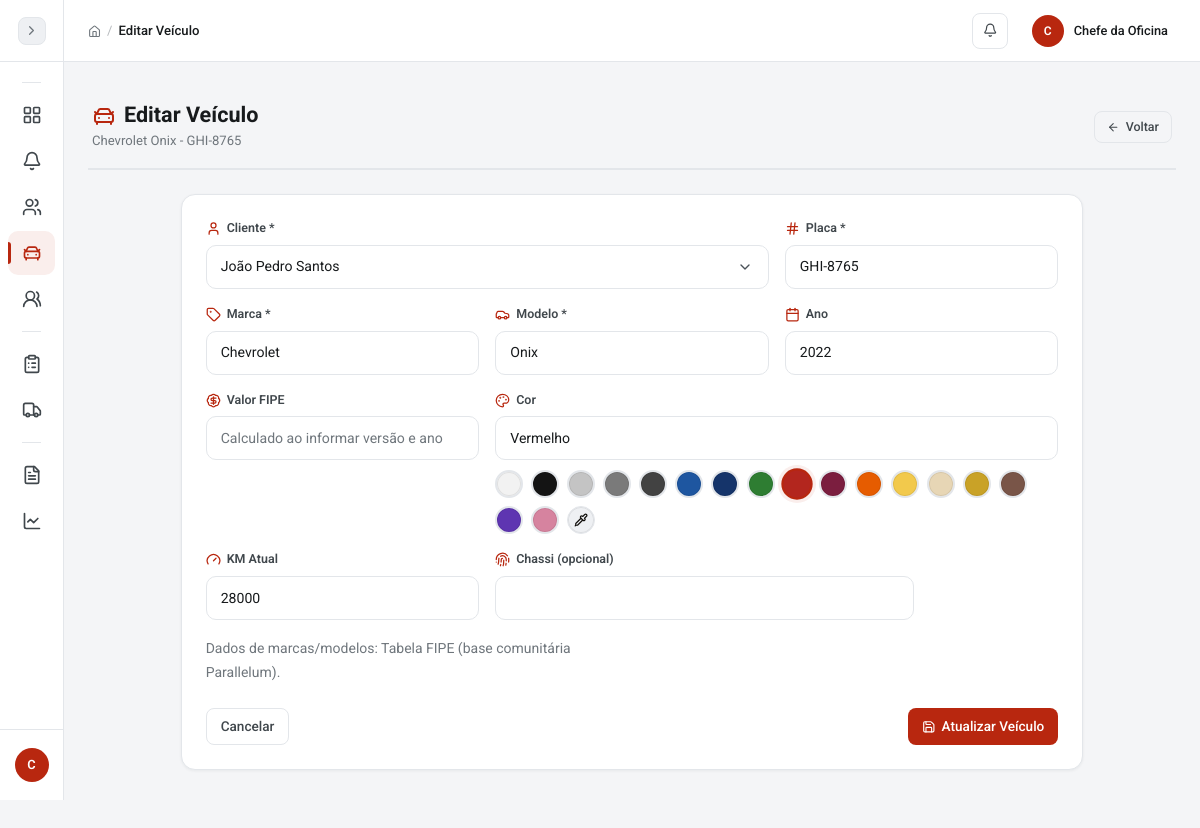
Screenshot of /pages/veiculos/editar.php?id=4 (signed in) with the database file from the repository.
### tables this page shows
CREATE TABLE veiculos (
  id INT AUTO_INCREMENT PRIMARY KEY,
  cliente_id INT NOT NULL,
  placa VARCHAR(10) UNIQUE,
  marca VARCHAR(50),
  modelo VARCHAR(60),
  ano YEAR,
  cor VARCHAR(30),
  km_atual INT DEFAULT 0,
  chassi VARCHAR(30),
  marca_id INT NULL,
  modelo_base_id INT NULL,
  modelo_id INT NULL,
  fipe_versao VARCHAR(150) NULL,
  valor_fipe DECIMAL(10,2) NULL,
  fipe_mes_referencia VARCHAR(20) NULL,
  FOREIGN KEY (cliente_id) REFERENCES clientes(id) ON DELETE CASCADE,
  FOREIGN KEY (marca_id) REFERENCES fipe_marcas(id) ON DELETE SET NULL,
  FOREIGN KEY (modelo_base_id) REFERENCES fipe_modelos_base(id) ON DELETE SET NULL,
  FOREIGN KEY (modelo_id) REFERENCES fipe_modelos(id) ON DELETE SET NULL
);

### config/conexao.php (called while the page is built, shortened)
<?php
function esc($dado) {
    return htmlspecialchars((string) $dado, ENT_QUOTES, 'UTF-8');
}
function cores_veiculo(): array {
    return [
        'Branco' => '#f2f2f2',
        'Preto' => '#141414',
        'Prata' => '#c4c4c4',
        'Cinza' => '#7a7a7a',
        'Grafite' => '#424242',
        'Azul' => '#1e56a0',
        'Azul Escuro' => '#15346a',
        'Verde' => '#2e7d32',
        'Vermelho' => '#b3261e',
        'Vinho' => '#7b1e3f',
        'Laranja' => '#e65c00',
        'Amarelo' => '#f2c94c',
        'Bege' => '#e7d6b5',
        'Dourado' => '#c9a227',
        'Marrom' => '#795548',
        'Roxo' => '#5e35b1',
        'Rosa' => '#d6839f',
    ];
}
?>

### pages/veiculos/editar.php (the view, shortened to what this page needs)
<?php
require_once __DIR__ . '/../../config/conexao.php';
require_once __DIR__ . '/../../includes/fipe.php';
$id = isset($_GET['id']) ? (int) $_GET['id'] : 0;
$stmt = $conn->prepare("SELECT v.*, c.nome as cliente_nome FROM veiculos v LEFT JOIN clientes c ON c.id = v.cliente_id WHERE v.id = :id");
$stmt->bindParam(':id', $id);
$stmt->execute();
$veiculo = $stmt->fetch();
$fipe_marcas = $conn->query("SELECT id, nome_exibicao FROM fipe_marcas ORDER BY nome_exibicao")->fetchAll();
$catalogo_ok = count($fipe_marcas) > 0;
$valor_fipe_formatado = $veiculo['valor_fipe'] !== null
    ? formatar_moeda($veiculo['valor_fipe']) . ($veiculo['fipe_mes_referencia'] ? ' — ' . $veiculo['fipe_mes_referencia'] : '')
    : '';
$head_extra = '<link href="https://cdn.jsdelivr.net/npm/tom-select@2.3.1/dist/css/tom-select.bootstrap5.min.css" rel="stylesheet">';
require_once __DIR__ . '/../../includes/header.php';
?>
<div class="page-header">
    <div>
        <h1><i data-lucide="car-front" class="text-primary me-2"></i>Editar Veículo</h1>
        <span class="page-subtitle"><?php echo esc($veiculo['marca']) . ' ' . esc($veiculo['modelo']) . ' - ' . esc($veiculo['placa']); ?></span>
    </div>
    <a href="listar.php" class="btn btn-outline-secondary btn-icon">
        <i data-lucide="arrow-left"></i> Voltar
    </a>
</div>
<div class="row justify-content-center">
    <div class="col-lg-10">
        <div class="card">
            <div class="card-body p-4">
                <form method="POST" action="processar.php?acao=editar" onsubmit="return validarFormularioVeiculo()">
                    <div class="row g-3">
                        <div class="col-md-8">
                            <label for="cliente_id" class="form-label-with-icon"><i data-lucide="user"></i> Cliente *</label>
                            <select class="form-select" id="cliente_id" name="cliente_id" required>
                                <?php
                                $stmt_clientes = $conn->query("SELECT id, nome FROM clientes ORDER BY nome");
                                foreach ($stmt_clientes->fetchAll() as $c):
                                    $selected = ($c['id'] == $veiculo['cliente_id']) ? 'selected' : '';
                                ?>
                                    <option value="<?php echo $c['id']; ?>" <?php echo $selected; ?>><?php echo esc($c['nome']); ?></option>
                                <?php endforeach; ?>
                            </select>
                        </div>
                        <div class="col-md-4">
                            <label for="placa" class="form-label-with-icon"><i data-lucide="hash"></i> Placa *</label>
                            <input type="text" class="form-control text-uppercase" id="placa" name="placa" value="<?php echo esc($veiculo['placa']); ?>" oninput="formatarPlaca(this)" required>
                        </div>
                        <?php if ($catalogo_ok): ?>
                        <div class="col-md-4">
                            <label for="marca_id" class="form-label-with-icon"><i data-lucide="tag"></i> Marca *</label>
                            <select class="form-select" id="marca_id" name="marca_id" data-placeholder="Selecione a marca">
                                <option value="">Selecione a marca</option>
                                <?php foreach ($fipe_marcas as $m): ?>
                                    <option value="<?php echo (int) $m['id']; ?>" <?php echo (int) ($veiculo['marca_id'] ?? 0) === (int) $m['id'] ? 'selected' : ''; ?>><?php echo esc($m['nome_exibicao']); ?></option>
                                <?php endforeach; ?>
                            </select>
                        </div>
                        <div class="col-md-4">
                            <label for="modelo_base_id" class="form-label-with-icon"><i data-lucide="car"></i> Modelo *</label>
                            <select class="form-select" id="modelo_base_id" name="modelo_base_id" data-placeholder="Selecione o modelo">
                                <option value="">Selecione a marca primeiro</option>
                            </select>
                        </div>
                        <div class="col-md-4">
                            <label for="modelo_id" class="form-label-with-icon"><i data-lucide="git-branch"></i> Versão (opcional)</label>
                            <select class="form-select" id="modelo_id" name="modelo_id" data-placeholder="Selecione a versão">
                                <option value="">Selecione o modelo primeiro</option>
                            </select>
                        </div>
                        <?php else: ?>
                        <div class="col-md-4">
                            <label for="marca_nome_input" class="form-label-with-icon"><i data-lucide="tag"></i> Marca *</label>
                            <input type="text" class="form-control" id="marca_nome_input" name="marca_nome" value="<?php echo esc($veiculo['marca']); ?>" required>
                        </div>
                        <div class="col-md-4">
                            <label for="modelo_nome_input" class="form-label-with-icon"><i data-lucide="car"></i> Modelo *</label>
                            <input type="text" class="form-control" id="modelo_nome_input" name="modelo_nome" value="<?php echo esc($veiculo['modelo']); ?>" required>
                        </div>
                        <?php endif; ?>
                        <div class="col-md-4">
                            <label for="ano" class="form-label-with-icon"><i data-lucide="calendar"></i> Ano</label>
                            <input type="number" class="form-control" id="ano" name="ano" min="1950" max="2030" value="<?php echo $veiculo['ano']; ?>">
                        </div>
                        <div class="col-md-4">
                            <label for="valorFipe" class="form-label-with-icon"><i data-lucide="badge-dollar-sign"></i> Valor FIPE</label>
                            <input type="text" class="form-control" id="valorFipe" value="<?php echo esc($valor_fipe_formatado); ?>" readonly placeholder="Calculado ao informar versão e ano">
                        </div>
                        <div class="col-md-8">
                            <label for="cor" class="form-label-with-icon"><i data-lucide="palette"></i> Cor</label>
                            <input type="text" class="form-control" id="cor" name="cor" value="<?php echo esc($veiculo['cor']); ?>" placeholder="Escolha uma cor abaixo ou digite (ex: Preto, #b3261e)" autocomplete="off" maxlength="30">
                            <div class="color-palette" id="corPalette">
                                <?php foreach (cores_veiculo() as $nome => $hex): ?>
                                    <button type="button" class="color-swatch" data-cor="<?php echo esc($nome); ?>" data-hex="<?php echo esc($hex); ?>" title="<?php echo esc($nome); ?>" style="background-color:<?php echo esc($hex); ?>;"></button>
                                <?php endforeach; ?>
                                <label class="color-swatch color-picker-swatch" title="Cor personalizada (seletor de cor)">
                                    <i data-lucide="pipette" class="color-picker-icon"></i>
                                </label>
                            </div>
                        </div>
                        <div class="col-md-4">
                            <label for="km_atual" class="form-label-with-icon"><i data-lucide="gauge"></i> KM Atual</label>
                            <input type="number" class="form-control" id="km_atual" name="km_atual" min="0" value="<?php echo $veiculo['km_atual']; ?>">
                        </div>
                        <div class="col-md-6">
                            <label for="chassi" class="form-label-with-icon"><i data-lucide="fingerprint"></i> Chassi (opcional)</label>
                            <input type="text" class="form-control" id="chassi" name="chassi" value="<?php echo esc($veiculo['chassi']); ?>">
                        </div>
                        <div class="col-md-6">
                            <small class="text-muted">Dados de marcas/modelos: Tabela FIPE (base comunitária Parallelum).</small>
                        </div>
                    </div>
                    <div class="d-flex justify-content-between mt-4">
                        <a href="listar.php" class="btn btn-outline-secondary">Cancelar</a>
                        <button type="submit" class="btn btn-primary btn-icon">
                            <i data-lucide="save"></i> Atualizar Veículo
                        </button>
                    </div>
                </form>
            </div>
        </div>
    </div>
</div>
<?php require_once __DIR__ . '/../../includes/footer.php'; ?>

### includes/header.php (style rules this page uses)
html.js body { opacity:0;transition:opacity .25s ease }

### rows the page displays
veiculos: marca "Chevrolet", modelo "Onix", placa "GHI-8765", marca_nome "Chevrolet", modelo_nome "Onix", ano "2022", cor "Vermelho", km_atual "28000"

### other values shown
substr($nome_usuario, 0, 1) "C"
$titulo_pagina "Editar Veículo"
substr($_SESSION['usuario_nome'] ?? 'U', 0, 1) "C"
$_SESSION['usuario_nome'] "Chefe da Oficina"
form field cliente_id "João Pedro Santos"
